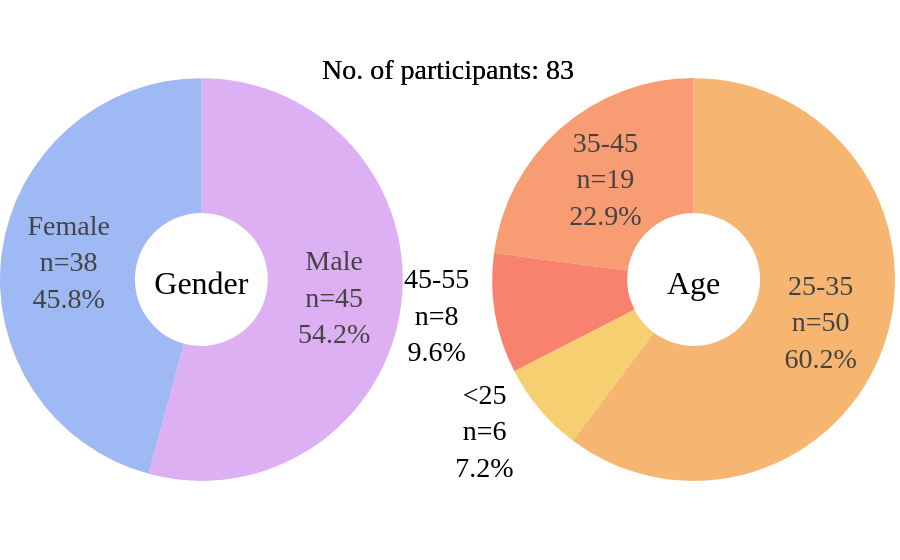

Notebook code cell kept with this figure:
### Markdown cell above
### Demographics

### Code cell
color_map = {
    'Men': female_color,
    'Women': male_color,
    'Equal': neutral_color
}

# Three shades of teal for age groups
gender_colors = [female_color, male_color]

# Prepare gender and age counts and percentages
gender_counts = df_hu['Gender'].value_counts()
gender_labels = gender_counts.index
gender_labels_en = ['Male' if g == 'male' else 'Female' for g in gender_labels]
gender = gender_counts / gender_counts.sum() * 100

age_counts = df_hu['Age'].value_counts().sort_index()
age = age_counts / age_counts.sum() * 100

# Gender pie with custom colors
gender_pie = go.Pie(
    labels=gender_labels_en,
    values=gender.values,
    name='Gender',
    hole=0.33,
    title='Gender',
    marker=dict(colors=gender_colors),
    customdata=np.stack([gender_labels_en, gender_counts.values, gender.values], axis=-1),
    textinfo='text',
    textfont=dict(size=28),
    text=[f"{label}<br>n={int(n)}<br>{p:.1f}%" for label, n, p in zip(gender_labels_en, gender_counts.values, gender.values)],
)

# Age pie with custom teal shades (repeat if more age groups)
age_pie = go.Pie(
    labels=age.index,
    values=age.values,
    name='Age',
    hole=0.33,
    title='Age',
    marker=dict(colors=age_shades_hu),
    customdata=np.stack([age.index, age_counts.values, age.values], axis=-1),
    textinfo='text',
    textfont=dict(size=28),
    text=[f"{label}<br>n={int(n)}<br>{p:.1f}%" for label, n, p in zip(age.index, age_counts.values, age.values)],
)

# Create subplot with 1 row and 2 columns
fig = make_subplots(
    rows=1, cols=2, specs=[[{'type':'domain'}, {'type':'domain'}]],
    subplot_titles=['Gender Distribution', 'Age Distribution']
)

fig.add_trace(gender_pie, 1, 1)
fig.add_trace(age_pie, 1, 2)

fig.update_layout(
    font = dict(family="Times New Roman, serif", size=32, color='black'),
    margin=dict(l=0, r=0, t=0, b=0),
    showlegend=False,
    legend=dict(
        font=dict(size=28),
        orientation='v',
        x=0.5,
        xanchor='center',
        y=1,
        yanchor='top'
    ),
    annotations=[
        dict(
            text=f'No. of participants: {df_hu.shape[0]}',
            x=0.5, y=0.9, xref='paper', yref='paper',
            showarrow=False, font=dict(size=28), align='center'
        )
    ]
)

fig.show()

# Save it as html
fig.write_html('demographics_hu.html')

# Save it as image
fig.write_image('demographics_hu.png', scale=3, width=1000, height=400)

### Figure 1 — Plotly figure (JSON) as saved in the notebook; plotly's stock layout.template omitted (floating-point values rounded to 4 significant figures)
{"data": [{"customdata": [["Male", "45", "54.21686746987952"], ["Female", "38", "45.78313253012048"]], "domain": {"x": [0, 0.45], "y": [0, 1]}, "hole": 0.33, "labels": ["Male", "Female"], "marker": {"colors": ["#dcb0f2", "#9eb9f3"]}, "name": "Gender", "text": ["Male<br>n=45<br>54.2%", "Female<br>n=38<br>45.8%"], "textfont": {"size": 28}, "textinfo": "text", "title": {"text": "Gender"}, "type": "pie", "values": [54.22, 45.78]}, {"customdata": [["25-35", 50, 60.24], ["35-45", 19, 22.89], ["45-55", 8, 9.639], ["<25", 6, 7.229]], "domain": {"x": [0.55, 1], "y": [0, 1]}, "hole": 0.33, "labels": ["25-35", "35-45", "45-55", "<25"], "marker": {"colors": ["#f6b671", "#f89c74", "#f9826e", "#f6cf71"]}, "name": "Age", "text": ["25-35<br>n=50<br>60.2%", "35-45<br>n=19<br>22.9%", "45-55<br>n=8<br>9.6%", "<25<br>n=6<br>7.2%"], "textfont": {"size": 28}, "textinfo": "text", "title": {"text": "Age"}, "type": "pie", "values": [60.24, 22.89, 9.639, 7.229]}], "layout": {"annotations": [{"align": "center", "font": {"size": 28}, "showarrow": false, "text": "No. of participants: 83", "x": 0.5, "xanchor": "center", "xref": "paper", "y": 0.9, "yanchor": "bottom", "yref": "paper"}, {"align": "center", "font": {"size": 28}, "showarrow": false, "text": "No. of participants: 83", "x": 0.5, "xanchor": "center", "xref": "paper", "y": 0.9, "yanchor": "bottom", "yref": "paper"}], "font": {"color": "black", "family": "Times New Roman, serif", "size": 32}, "legend": {"font": {"size": 28}, "orientation": "v", "x": 0.5, "xanchor": "center", "y": 1, "yanchor": "top"}, "margin": {"b": 0, "l": 0, "r": 0, "t": 0}, "showlegend": false}}
